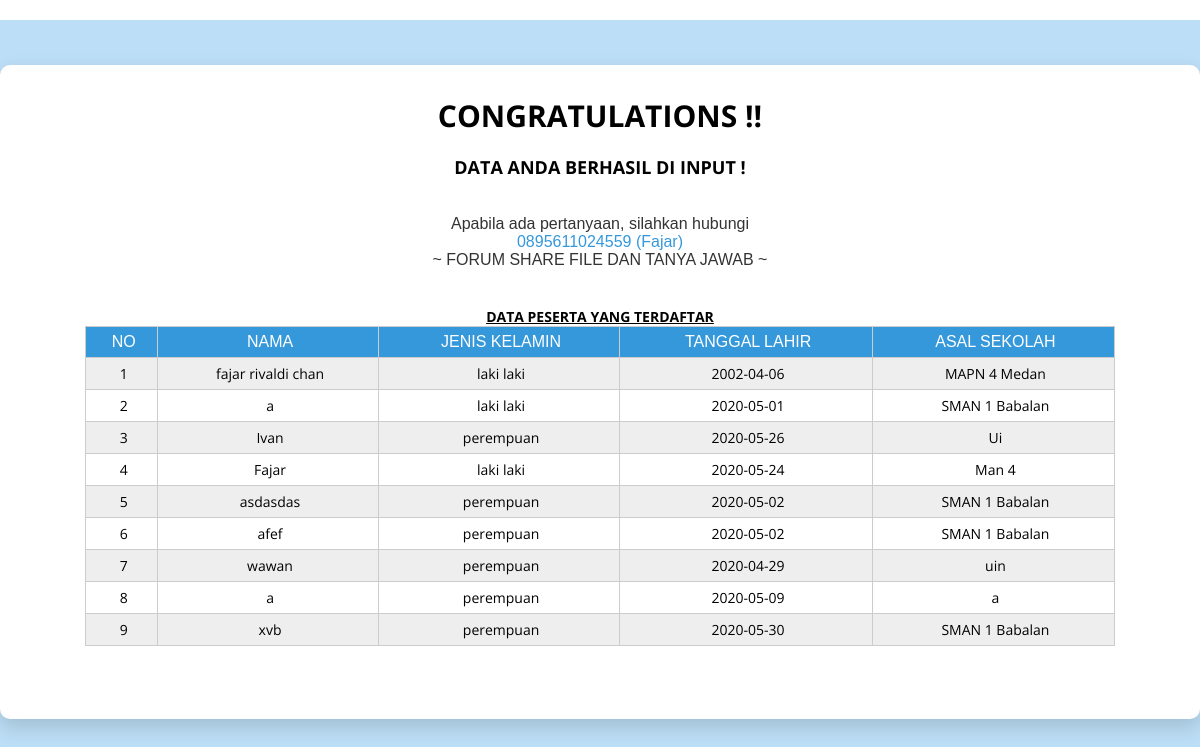
Screenshot of /index.php/form/sukses with the database file from the repository.
### tables this page shows
CREATE TABLE `form` (
  `id` int(11) NOT NULL,
  `nama_depan` varchar(100) NOT NULL,
  `asal` varchar(100) NOT NULL,
  `jenis_kelamin` varchar(100) NOT NULL,
  `agama` varchar(50) NOT NULL,
  `tanggal_lahir` date NOT NULL,
  `asal_sekolah` varchar(200) NOT NULL,
  `nohp` varchar(100) NOT NULL,
  `instagram` varchar(100) NOT NULL,
  `email` varchar(200) NOT NULL,
  `pass_apl` varchar(200) NOT NULL,
  `tgl_daftar` timestamp NOT NULL DEFAULT current_timestamp() ON UPDATE current_timestamp(),
  `gambar` varchar(200) NOT NULL,
  `cek` varchar(20) NOT NULL
);

### application/controllers/Form.php (called while the page is built, shortened)
<?php
class Form extends CI_Controller {
	public function __construct()
	{
		$models = array(
			'M_oprec' 		=> 'form',
		);
		foreach ($models as $file => $object_name) {
			$this->load->model($file, $object_name);
		}
	}
	public function sukses(){
		 $data['content']=$this->db->get('form');
		$this->load->view('oprec/v_sukses', $data);
	}
}

### index.php (called while the page is built, shortened)
<?php
require_once BASEPATH.'core/CodeIgniter.php';

### application/views/oprec/v_sukses.php (the view, shortened to what this page needs)
<!DOCTYPE html>
<html lang="en">
<head>
    <link href="<?= base_url(); ?>/assets/css-form/vendor/mdi-font/css/material-design-iconic-font.min.css" rel="stylesheet" media="all">
    <link href="<?= base_url(); ?>/assets/css-form/vendor/font-awesome-4.7/css/font-awesome.min.css" rel="stylesheet" media="all">
    <link href="<?= base_url(); ?>/assets/css-form/vendor/select2/select2.min.css" rel="stylesheet" media="all">
    <link href="<?= base_url(); ?>/assets/css-form/vendor/datepicker/daterangepicker.css" rel="stylesheet" media="all">
    <link href="<?= base_url(); ?>/assets/css-form/css/main.css" rel="stylesheet" media="all">
</head>
<body>
    <div class="page-wrapper bg-gra-04 p-t-45 p-b-50">
        <div class="wrapper wrapper--w1200">
            <div class="card card-5">
                <div class="card-body">
                     <h2><b>CONGRATULATIONS !!</b></h2>
    <div>
      <br>
        <h4><b>DATA ANDA BERHASIL DI INPUT !</b></h4>
        <p><br><BR>Apabila ada pertanyaan, silahkan hubungi<br><a href="https://wa.me/0895611024559">0895611024559 (Fajar)</a></p>
        <p>~ FORUM SHARE FILE DAN TANYA JAWAB ~</p>
    </div>
    <br>
    <br>
    <table class="css-serial">
  <thead>
      <tr>
      <b><u>DATA PESERTA YANG TERDAFTAR</u></b>
        <th>NO</th>
        <th>NAMA</th>
        <th>JENIS KELAMIN</th>
        <th>TANGGAL LAHIR</th>
        <th>ASAL SEKOLAH</th>
     </tr>
  </thead>
  <tbody>
     <?php foreach ($content->result() as $key): ?>
    <tr>
     <td align="center"></td>
      <td><?php echo $key->nama_depan; ?></td>
       <td><?php echo $key->jenis_kelamin; ?></td>
      <td><?php echo $key->tanggal_lahir; ?></td>
      <td><?php echo $key->asal_sekolah; ?></td>
    </tr>
     <?php endforeach; ?>
   </tbody>
  </table>
                </div>
            </div>
        </div>
    </div>
</body>
</html>

### assets/css-form/css/main.css (style rules this page uses)
html { -webkit-box-sizing: border-box; -moz-box-sizing: border-box; box-sizing: border-box; }
* { padding: 0; margin: 0; }
*, *:before, *:after { -webkit-box-sizing: inherit; -moz-box-sizing: inherit; box-sizing: inherit; }
body, h1, h2, h3, h4, h5, h6, blockquote, p, pre, dl, dd, ol, ul, figure, hr, fieldset, legend { margin: 0; padding: 0; }
table { border-collapse: collapse; border-spacing: 0; }
.page-wrapper { min-height: 100vh; }
body { font-family: "Open Sans", "Arial", "Helvetica Neue", sans-serif; font-weight: 400; font-size: 14px; }
h1, h2, h3, h4, h5, h6 { font-weight: 400; }
h2 { font-size: 30px; }
h4 { font-size: 18px; }
.bg-gra-04 { background:#bcdef6; }
.p-t-45 { padding-top: 45px; }
.p-b-50 { padding-bottom: 50px; }
.wrapper { margin: 0 auto; }
.wrapper--w1200 { max-width: 1200px; }
.card { -webkit-border-radius: 3px; -moz-border-radius: 3px; border-radius: 3px; background: #fff; }
.card-5 { background: #fff; -webkit-border-radius: 10px; -moz-border-radius: 10px; border-radius: 10px; -webkit-box-shadow: 0px 8px 20px 0px rgba(0, 0, 0, 0.15); -moz-box-shadow: 0px 8px 20px 0px rgba(0, 0, 0, 0.15); box-shadow: 0px 8px 20px 0px rgba(0, 0, 0, 0.15); }
.card-5 .card-body { padding: 30px 85px; padding-bottom: 73px; }

### application/views/oprec/v_sukses.php (style rules this page uses)
body { text-align: center; padding-top: 20px; }
p { font: 16px Helvetica, sans-serif; color: #333; }
a { color: #3498db; text-decoration: none; }
table { width: 100%; border-collapse: collapse; padding-right: 30px; margin: 0px 0px 0px; background-color: #fff; font-size: 14px; }
table tr { height: 30px; }
table th { background: #3498db; color: white; font-weight: bold; font: 16px Helvetica; }
table td, th { padding: 6px 6px 6px 10px; border: 1px solid #ccc; }
table tr:nth-of-type(odd) { background: #eee; }
.css-serial { counter-reset: serial-number; }
.css-serial td:first-child:before { counter-increment: serial-number; content: counter(serial-number); }

### rows the page displays
form: nama_depan "fajar rivaldi chan", jenis_kelamin "laki laki", tanggal_lahir "2002-04-06", asal_sekolah "MAPN 4 Medan"
form: nama_depan "a", jenis_kelamin "laki laki", tanggal_lahir "2020-05-01", asal_sekolah "SMAN 1 Babalan"
form: nama_depan "Ivan", jenis_kelamin "perempuan", tanggal_lahir "2020-05-26", asal_sekolah "Ui"
form: nama_depan "Fajar", jenis_kelamin "laki laki", tanggal_lahir "2020-05-24", asal_sekolah "Man 4"
form: nama_depan "asdasdas", jenis_kelamin "perempuan", tanggal_lahir "2020-05-02", asal_sekolah "SMAN 1 Babalan"
form: nama_depan "afef", jenis_kelamin "perempuan", tanggal_lahir "2020-05-02", asal_sekolah "SMAN 1 Babalan"
form: nama_depan "wawan", jenis_kelamin "perempuan", tanggal_lahir "2020-04-29", asal_sekolah "uin"
form: nama_depan "a", jenis_kelamin "perempuan", tanggal_lahir "2020-05-09", asal_sekolah "a"
form: nama_depan "xvb", jenis_kelamin "perempuan", tanggal_lahir "2020-05-30", asal_sekolah "SMAN 1 Babalan"
